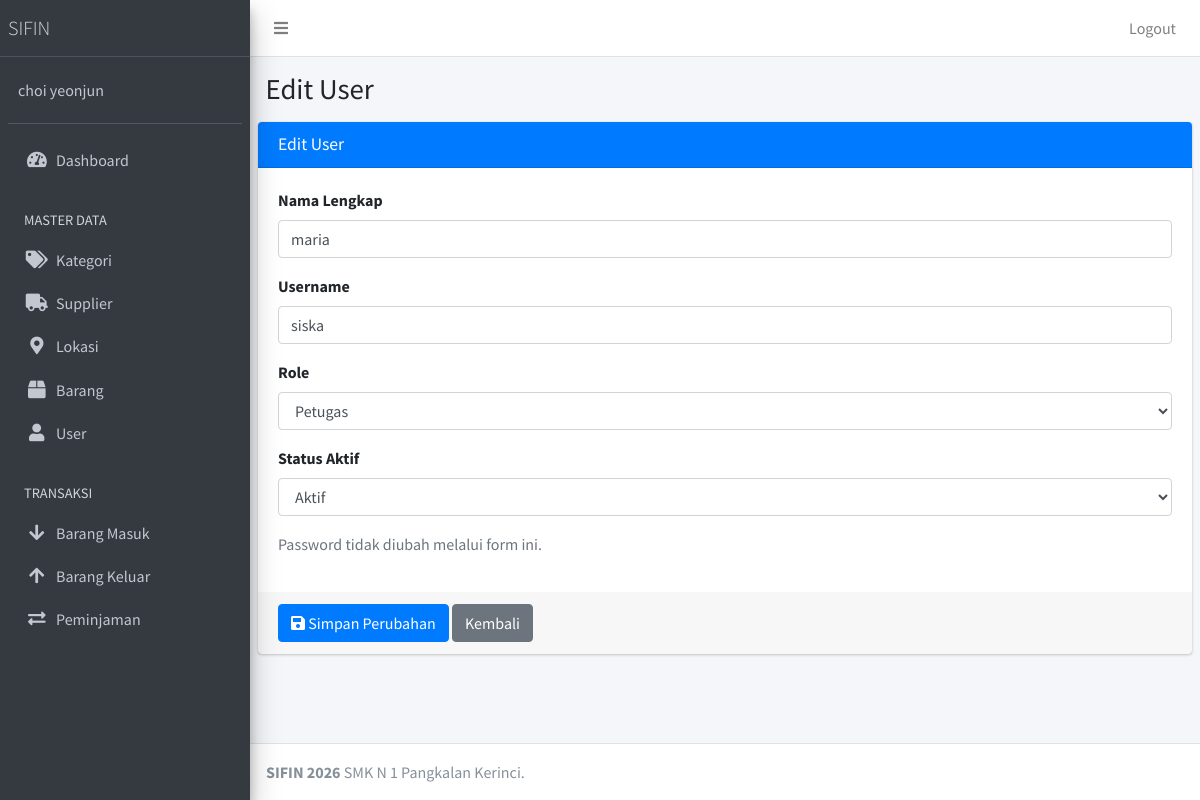
/public/user/edit/4 (signed in), run on the app's committed database.
### tables this page shows
CREATE TABLE `users` (
  `id_user` int NOT NULL,
  `nama_lengkap` varchar(100) NOT NULL,
  `username` varchar(50) NOT NULL,
  `password` varchar(255) NOT NULL,
  `role` enum('admin','petugas','pimpinan','') NOT NULL DEFAULT 'petugas',
  `is_active` tinyint(1) NOT NULL DEFAULT '1'
);

### app/core/Controller.php (called while the page is built, shortened)
<?php
class Controller {
    public function view($view, $data = [])
    {
        require_once '../app/views/'.$view.'.php';
    }
    public function model($model)
    {
        return new $model;
    }
}

### app/controllers/User.php (called while the page is built, shortened)
<?php
class User extends Controller
{
    public function edit($id)
    {
        $data['title'] = 'Edit User';
        $data['user'] = $this->model('UserModel')->getUserById($id);
        $this->view('user/edit', $data);
    }
}

### app/core/App.php (called while the page is built, shortened)
<?php
class App{
	protected $method = 'index';
	protected $params = [];
	public function __construct(){
		$url = $this->parseURL();
		if(file_exists('../app/controllers/' . $url[0] . '.php')){
			unset($url[0]);
		}
		$this->controller = new $this->controller;
		if(isset($url[1])){
			if(method_exists($this->controller, $url[1])){
				$this->method = $url[1];
				unset($url[1]);
			}
		}
		if(!empty($url)){
			$this->params = array_values($url);
		}
		call_user_func_array([$this->controller, $this->method], $this->params);
	}
	public function parseURL(){
		if( isset($_GET['url'])){
			$url = rtrim($_GET['url'], '/');
			$url = filter_var($url, FILTER_SANITIZE_URL);
			$url = explode('/',$url);
			return $url;
		}
	}
}

### public/index.php (called while the page is built, shortened)
<?php
$app = new app;

### app/core/Database.php (called while the page is built, shortened)
<?php
class Database{
	private $host = DB_HOST;
	private $user = DB_USER;
	private $pass = DB_PASS;
	private $dbnm = DB_NAME;
	private $dbh;
	private $stmt;
	public function __construct()
	{
		$dsn = 'mysql:host='. $this->host .';dbname='. $this->dbnm;
		$option = [
			PDO::ATTR_PERSISTENT => true,
			PDO::ATTR_ERRMODE => PDO::ERRMODE_EXCEPTION
		];
		try{
			$this->dbh = new PDO($dsn,$this->user,$this->pass, $option);
		}catch(PDOException $e){
			die($e->getMessage());
		}
	}
	public function query($query)
	{
		$this->stmt = $this->dbh->prepare($query);
	}
	public function bind($param, $value, $type = null){
		if(is_null($type)){
			switch (true) {
				default:
					$type = PDO::PARAM_STR;
			}
		}
		$this->stmt->bindValue($param, $value, $type);
	}
	public function execute()
	{
		$this->stmt->execute();
	}
	public function single()
	{
		$this->execute();
		return $this->stmt->fetch(PDO::FETCH_ASSOC);
	}
}

### app/models/UserModel.php (called while the page is built, shortened)
<?php
class UserModel
{
    private $table = 'users';
    private $db;
    public function __construct()
    {
        $this->db = new Database;
    }
    public function getUserById($id)
    {
        $this->db->query(
            "SELECT * FROM " . $this->table . " WHERE id_user = :id"
        );
        $this->db->bind('id', $id);
        return $this->db->single();
    }
}

### app/views/user/edit.php (the view, shortened to what this page needs)
<div class="content-wrapper">
  <section class="content-header">
    <div class="container-fluid">
      <h1><?= $data['title']; ?></h1>
    </div>
  </section>
  <section class="content">
    <div class="card card-primary">
      <div class="card-header">
        <h3 class="card-title"><?= $data['title']; ?></h3>
      </div>
      <form action="<?= base_url; ?>/user/updateUser" method="POST">
        <div class="card-body">
          <div class="form-group">
            <label>Nama Lengkap</label>
            <input
              type="text"
              class="form-control"
              name="nama_lengkap"
              value="<?= htmlspecialchars($data['user']['nama_lengkap'], ENT_QUOTES, 'UTF-8'); ?>"
              maxlength="100"
              placeholder="Masukkan nama lengkap..."
              required>
          </div>
          <div class="form-group">
            <label>Username</label>
            <input
              type="text"
              class="form-control"
              name="username"
              value="<?= htmlspecialchars($data['user']['username'], ENT_QUOTES, 'UTF-8'); ?>"
              maxlength="50"
              placeholder="Masukkan username..."
              required>
          </div>
          <div class="form-group">
            <label>Role</label>
            <select class="form-control" name="role" required>
              <option value="petugas"
                <?= $data['user']['role'] === 'petugas' ? 'selected' : ''; ?>>
                Petugas
              </option>
            </select>
          </div>
          <div class="form-group">
            <label>Status Aktif</label>
            <select class="form-control" name="is_active" required>
              <option value="1"
                <?= $data['user']['is_active'] == 1 ? 'selected' : ''; ?>>
                Aktif
              </option>
            </select>
          </div>
          <p class="text-muted">
            Password tidak diubah melalui form ini.
          </p>
        </div>
        <div class="card-footer">
          <button type="submit" class="btn btn-primary">
            <i class="fas fa-save"></i> Simpan Perubahan
          </button>
          <a href="<?= base_url; ?>/user" class="btn btn-secondary">
            Kembali
          </a>
        </div>
      </form>
    </div>
  </section>
</div>

### data on the page
users: nama_lengkap "maria", username "siska", role "Petugas", is_active "Aktif"

### other printed values
$_SESSION['nama_lengkap'] "choi yeonjun"
$data['title'] "Edit User"
